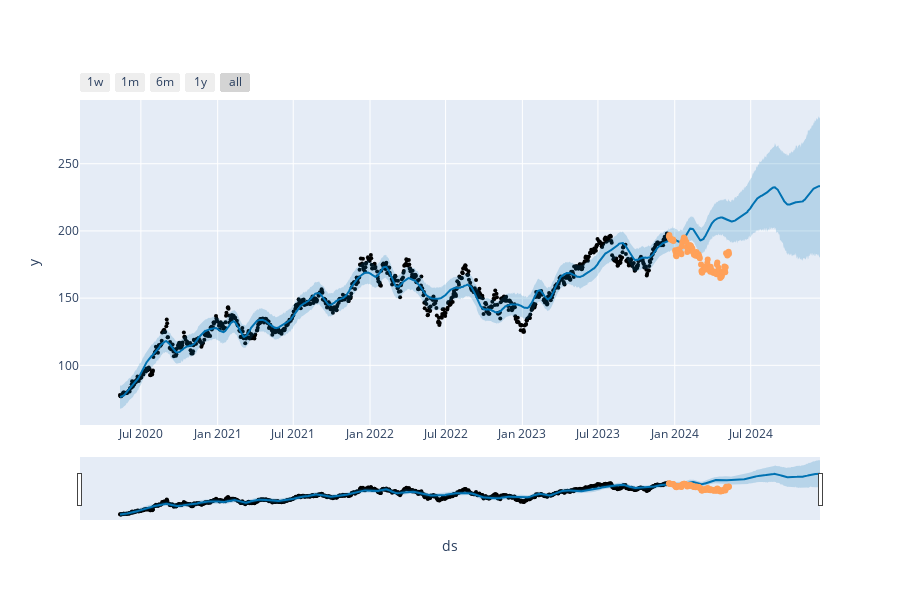

Notebook source saved alongside this figure:
### Code cell
from prophet import Prophet
from prophet.plot import plot_plotly

# Assuming you have already imported necessary libraries and loaded the data

# Reset index of apple_stocks DataFrame
apple_stocks.reset_index(inplace=True)
# apple_stocks.set_index('Date',inplace=True)
apple_stocks_temp = apple_stocks[['Date', 'Close']].rename(columns={'Date': 'ds', 'Close': 'y'})

apple_stocks_temp_test = apple_stocks_temp.tail(100)

apple_stocks_temp_train = apple_stocks_temp.head(len(apple_stocks_temp) - 100)

FBprophet = Prophet(daily_seasonality=True)

FBprophet.fit(apple_stocks_temp_train)

future = FBprophet.make_future_dataframe(periods=365)

forecast = FBprophet.predict(future)

fig = plot_plotly(FBprophet, forecast)

fig.add_trace(go.Scatter(x=apple_stocks_temp_test['ds'], y=apple_stocks_temp_test['y'], mode='markers', name='Test Data'))

fig.show()

### Figure 1 — Plotly figure (JSON) as saved in the notebook; plotly's stock layout.template omitted (floating-point values rounded to 4 significant figures; data arrays with more than 128 entries replaced by an {"elided": "..."} marker saying what was removed)
{"data": [{"marker": {"color": "black", "size": 4}, "mode": "markers", "name": "Actual", "type": "scatter", "x": {"elided": "907 str values"}, "y": {"elided": "907 float values"}}, {"hoverinfo": "skip", "line": {"width": 0}, "mode": "lines", "type": "scatter", "x": {"elided": "1272 str values"}, "y": {"elided": "1272 float values"}}, {"fill": "tonexty", "fillcolor": "rgba(0, 114, 178, 0.2)", "line": {"color": "#0072B2", "width": 2}, "mode": "lines", "name": "Predicted", "type": "scatter", "x": {"elided": "1272 str values"}, "y": {"elided": "1272 float values"}}, {"fill": "tonexty", "fillcolor": "rgba(0, 114, 178, 0.2)", "hoverinfo": "skip", "line": {"width": 0}, "mode": "lines", "type": "scatter", "x": {"elided": "1272 str values"}, "y": {"elided": "1272 float values"}}, {"mode": "markers", "name": "Test Data", "type": "scatter", "x": ["2023-12-18T00:00:00", "2023-12-19T00:00:00", "2023-12-20T00:00:00", "2023-12-21T00:00:00", "2023-12-22T00:00:00", "2023-12-26T00:00:00", "2023-12-27T00:00:00", "2023-12-28T00:00:00", "2023-12-29T00:00:00", "2024-01-02T00:00:00", "2024-01-03T00:00:00", "2024-01-04T00:00:00", "2024-01-05T00:00:00", "2024-01-08T00:00:00", "2024-01-09T00:00:00", "2024-01-10T00:00:00", "2024-01-11T00:00:00", "2024-01-12T00:00:00", "2024-01-16T00:00:00", "2024-01-17T00:00:00", "2024-01-18T00:00:00", "2024-01-19T00:00:00", "2024-01-22T00:00:00", "2024-01-23T00:00:00", "2024-01-24T00:00:00", "2024-01-25T00:00:00", "2024-01-26T00:00:00", "2024-01-29T00:00:00", "2024-01-30T00:00:00", "2024-01-31T00:00:00", "2024-02-01T00:00:00", "2024-02-02T00:00:00", "2024-02-05T00:00:00", "2024-02-06T00:00:00", "2024-02-07T00:00:00", "2024-02-08T00:00:00", "2024-02-09T00:00:00", "2024-02-12T00:00:00", "2024-02-13T00:00:00", "2024-02-14T00:00:00", "2024-02-15T00:00:00", "2024-02-16T00:00:00", "2024-02-20T00:00:00", "2024-02-21T00:00:00", "2024-02-22T00:00:00", "2024-02-23T00:00:00", "2024-02-26T00:00:00", "2024-02-27T00:00:00", "2024-02-28T00:00:00", "2024-02-29T00:00:00", "2024-03-01T00:00:00", "2024-03-04T00:00:00", "2024-03-05T00:00:00", "2024-03-06T00:00:00", "2024-03-07T00:00:00", "2024-03-08T00:00:00", "2024-03-11T00:00:00", "2024-03-12T00:00:00", "2024-03-13T00:00:00", "2024-03-14T00:00:00", "2024-03-15T00:00:00", "2024-03-18T00:00:00", "2024-03-19T00:00:00", "2024-03-20T00:00:00", "2024-03-21T00:00:00", "2024-03-22T00:00:00", "2024-03-25T00:00:00", "2024-03-26T00:00:00", "2024-03-27T00:00:00", "2024-03-28T00:00:00", "2024-04-01T00:00:00", "2024-04-02T00:00:00", "2024-04-03T00:00:00", "2024-04-04T00:00:00", "2024-04-05T00:00:00", "2024-04-08T00:00:00", "2024-04-09T00:00:00", "2024-04-10T00:00:00", "2024-04-11T00:00:00", "2024-04-12T00:00:00", "2024-04-15T00:00:00", "2024-04-16T00:00:00", "2024-04-17T00:00:00", "2024-04-18T00:00:00", "2024-04-19T00:00:00", "2024-04-22T00:00:00", "2024-04-23T00:00:00", "2024-04-24T00:00:00", "2024-04-25T00:00:00", "2024-04-26T00:00:00", "2024-04-29T00:00:00", "2024-04-30T00:00:00", "2024-05-01T00:00:00", "2024-05-02T00:00:00", "2024-05-03T00:00:00", "2024-05-06T00:00:00", "2024-05-07T00:00:00", "2024-05-08T00:00:00", "2024-05-09T00:00:00", "2024-05-10T00:00:00"], "y": [195.9, 196.9, 194.8, 194.7, 193.6, 193.1, 193.1, 193.6, 192.5, 185.6, 184.2, 181.9, 181.2, 185.6, 185.1, 186.2, 185.6, 185.9, 183.6, 182.7, 188.6, 191.6, 193.9, 195.2, 194.5, 194.2, 192.4, 191.7, 188.0, 184.4, 186.9, 185.9, 187.7, 189.3, 189.4, 188.3, 188.9, 187.1, 185.0, 184.1, 183.9, 182.3, 181.6, 182.3, 184.4, 182.5, 181.2, 182.6, 181.4, 180.8, 179.7, 175.1, 170.1, 169.1, 169, 170.7, 172.8, 173.2, 171.1, 173, 172.6, 173.7, 176.1, 178.7, 171.4, 172.3, 170.9, 169.7, 173.3, 171.5, 170.0, 168.8, 169.6, 168.8, 169.6, 168.4, 169.7, 167.8, 175.0, 176.6, 172.7, 169.4, 168, 167.0, 165, 165.8, 166.9, 169.0, 169.9, 169.3, 173.5, 170.3, 169.3, 173.0, 183.4, 181.7, 182.4, 182.7, 184.6, 183.1]}], "layout": {"height": 600, "showlegend": false, "width": 900, "xaxis": {"rangeselector": {"buttons": [{"count": 7, "label": "1w", "step": "day", "stepmode": "backward"}, {"count": 1, "label": "1m", "step": "month", "stepmode": "backward"}, {"count": 6, "label": "6m", "step": "month", "stepmode": "backward"}, {"count": 1, "label": "1y", "step": "year", "stepmode": "backward"}, {"step": "all"}]}, "rangeslider": {"visible": true}, "title": {"text": "ds"}, "type": "date"}, "yaxis": {"title": {"text": "y"}}}}
